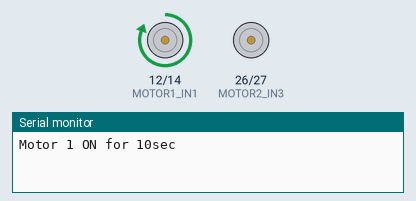
Recording of a sketch running on a simulated ESP32. Parts: motor-driver pin pairs drawn as motors (green arrow = first pin HIGH = forward, orange = second pin HIGH = backward, longer = more drive), the last lines printed to the serial monitor.

Above: at 5.0 s.
At 20.0 s:
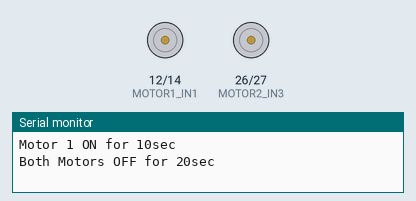
At 35.0 s:
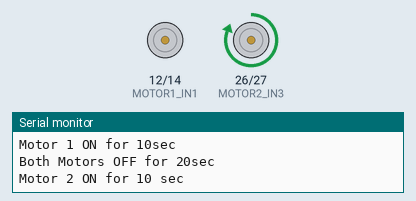
Timing chart, 0 to 53.3 s (numbered marks = the images above):
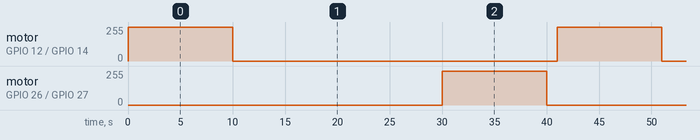

The sketch:

pump.ino
```cpp
// Pin definitions
#define MOTOR1_IN1 12
#define MOTOR1_IN2 14
#define MOTOR2_IN3 26
#define MOTOR2_IN4 27

// Motor control function
void controlMotor(int in1, int in2, int duration) {
  digitalWrite(in1, HIGH);
  digitalWrite(in2, LOW);
  delay(duration);
  digitalWrite(in1, LOW);
  digitalWrite(in2, LOW);
}

void setup() {
  Serial.begin(9600);

  // Set motor control pins as OUTPUT
  pinMode(MOTOR1_IN1, OUTPUT);
  pinMode(MOTOR1_IN2, OUTPUT);
  pinMode(MOTOR2_IN3, OUTPUT);
  pinMode(MOTOR2_IN4, OUTPUT);
}

void loop() {
  // Motor 1 on for 10 seconds
  Serial.println("Motor 1 ON for 10sec");
  controlMotor(MOTOR1_IN1, MOTOR1_IN2, 10000);

  // Both motors off for 20 seconds
  Serial.println("Both Motors OFF for 20sec");
  digitalWrite(MOTOR1_IN1, LOW);
  digitalWrite(MOTOR1_IN2, LOW);
  digitalWrite(MOTOR2_IN3, LOW);
  digitalWrite(MOTOR2_IN4, LOW);
  delay(20000);

  // Motor 2 on for 10 seconds
  Serial.println("Motor 2 ON for 10 sec ");
  controlMotor(MOTOR2_IN3, MOTOR2_IN4, 10000);

  // Both motors off for 2 seconds
  Serial.println("Both Motors OFF for 2 sec");
  digitalWrite(MOTOR1_IN1, LOW);
  digitalWrite(MOTOR1_IN2, LOW);
  digitalWrite(MOTOR2_IN3, LOW);
  digitalWrite(MOTOR2_IN4, LOW);
  delay(1000);

}
```

Measured:
- by itself, motor on GPIO 12 (MOTOR1_IN1) / GPIO 14 (MOTOR1_IN2), motor on GPIO 26 (MOTOR2_IN3) / GPIO 27 (MOTOR2_IN4): alternates forward 255/255 for 10.0 s and stopped for 31.0 s
